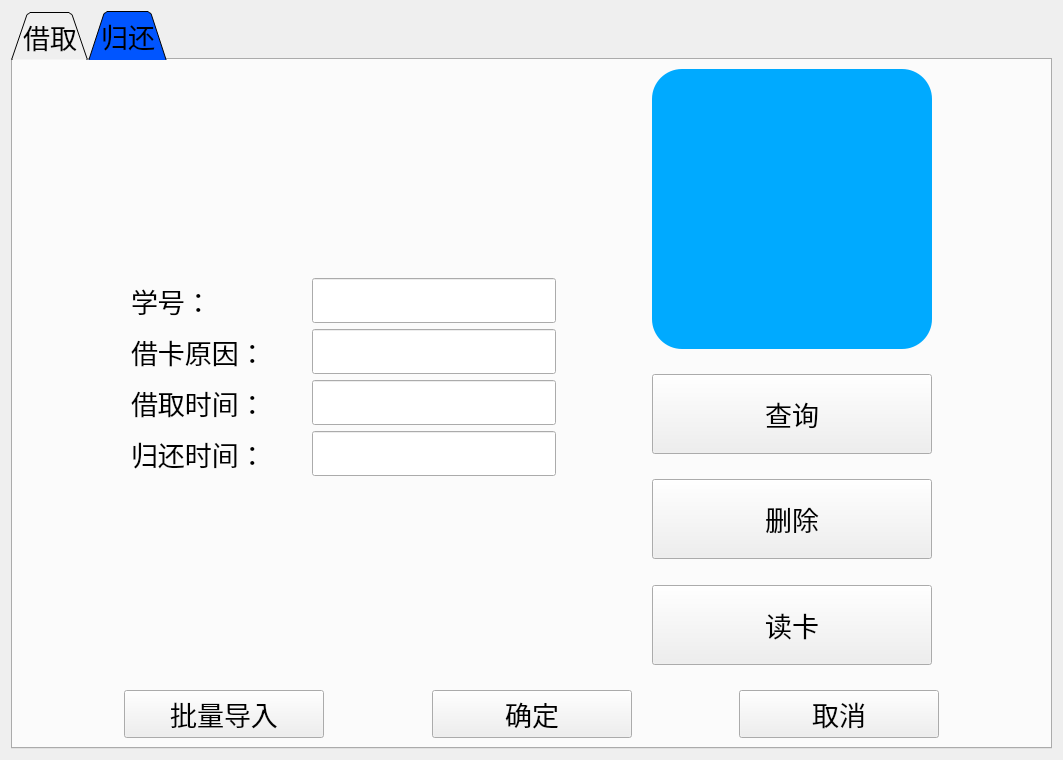
<?xml version="1.0" encoding="UTF-8"?>
<ui version="4.0">
 <class>ACCOUNT_CARD_BORROW_PAGE</class>
 <widget class="QFrame" name="ACCOUNT_CARD_BORROW_PAGE">
  <property name="geometry">
   <rect>
    <x>0</x>
    <y>0</y>
    <width>1063</width>
    <height>760</height>
   </rect>
  </property>
  <property name="windowTitle">
   <string>Frame</string>
  </property>
  <layout class="QHBoxLayout" name="horizontalLayout_12">
   <item>
    <widget class="QTabWidget" name="tabWidget">
     <property name="font">
      <font>
       <family>Agency FB</family>
       <pointsize>20</pointsize>
      </font>
     </property>
     <property name="styleSheet">
      <string notr="true">QTabBar::tab{background :rgb(240, 240, 240)}

QTabBar::tab:selected, QTabBar::tab:hover {
    background:  rgb(0, 85, 255)}</string>
     </property>
     <property name="tabShape">
      <enum>QTabWidget::Triangular</enum>
     </property>
     <property name="currentIndex">
      <number>1</number>
     </property>
     <property name="iconSize">
      <size>
       <width>48</width>
       <height>48</height>
      </size>
     </property>
     <widget class="QWidget" name="tab">
      <attribute name="icon">
       <iconset resource="icon.qrc">
        <normaloff>:/icon/access_close_exit_logout_sign_out_128px_1225473_easyicon.net.png</normaloff>:/icon/access_close_exit_logout_sign_out_128px_1225473_easyicon.net.png</iconset>
      </attribute>
      <attribute name="title">
       <string>借取</string>
      </attribute>
      <layout class="QHBoxLayout" name="horizontalLayout_13">
       <item>
        <layout class="QVBoxLayout" name="verticalLayout_3">
         <item>
          <layout class="QHBoxLayout" name="horizontalLayout_11">
           <item>
            <spacer name="horizontalSpacer_17">
             <property name="orientation">
              <enum>Qt::Horizontal</enum>
             </property>
             <property name="sizeHint" stdset="0">
              <size>
               <width>40</width>
               <height>20</height>
              </size>
             </property>
            </spacer>
           </item>
           <item>
            <layout class="QVBoxLayout" name="verticalLayout">
             <item>
              <layout class="QHBoxLayout" name="horizontalLayout_2">
               <item>
                <widget class="QLabel" name="label_10">
                 <property name="font">
                  <font>
                   <family>宋体</family>
                   <pointsize>20</pointsize>
                  </font>
                 </property>
                 <property name="text">
                  <string>姓名：</string>
                 </property>
                </widget>
               </item>
               <item>
                <spacer name="horizontalSpacer_10">
                 <property name="orientation">
                  <enum>Qt::Horizontal</enum>
                 </property>
                 <property name="sizeHint" stdset="0">
                  <size>
                   <width>40</width>
                   <height>20</height>
                  </size>
                 </property>
                </spacer>
               </item>
               <item>
                <widget class="QLineEdit" name="stu_name">
                 <property name="font">
                  <font>
                   <family>宋体</family>
                   <pointsize>20</pointsize>
                  </font>
                 </property>
                </widget>
               </item>
              </layout>
             </item>
             <item>
              <layout class="QHBoxLayout" name="horizontalLayout_3">
               <item>
                <widget class="QLabel" name="label_11">
                 <property name="font">
                  <font>
                   <family>宋体</family>
                   <pointsize>20</pointsize>
                  </font>
                 </property>
                 <property name="text">
                  <string>学号：</string>
                 </property>
                </widget>
               </item>
               <item>
                <spacer name="horizontalSpacer_11">
                 <property name="orientation">
                  <enum>Qt::Horizontal</enum>
                 </property>
                 <property name="sizeHint" stdset="0">
                  <size>
                   <width>40</width>
                   <height>20</height>
                  </size>
                 </property>
                </spacer>
               </item>
               <item>
                <widget class="QLineEdit" name="stu_ID">
                 <property name="font">
                  <font>
                   <family>宋体</family>
                   <pointsize>20</pointsize>
                  </font>
                 </property>
                </widget>
               </item>
              </layout>
             </item>
             <item>
              <layout class="QHBoxLayout" name="horizontalLayout_4">
               <item>
                <widget class="QLabel" name="label_26">
                 <property name="font">
                  <font>
                   <family>宋体</family>
                   <pointsize>20</pointsize>
                  </font>
                 </property>
                 <property name="text">
                  <string>学院：</string>
                 </property>
                </widget>
               </item>
               <item>
                <spacer name="horizontalSpacer_12">
                 <property name="orientation">
                  <enum>Qt::Horizontal</enum>
                 </property>
                 <property name="sizeHint" stdset="0">
                  <size>
                   <width>40</width>
                   <height>20</height>
                  </size>
                 </property>
                </spacer>
               </item>
               <item>
                <widget class="QLineEdit" name="stu_college">
                 <property name="font">
                  <font>
                   <family>宋体</family>
                   <pointsize>20</pointsize>
                  </font>
                 </property>
                </widget>
               </item>
              </layout>
             </item>
             <item>
              <layout class="QHBoxLayout" name="horizontalLayout_5">
               <item>
                <widget class="QLabel" name="label_12">
                 <property name="font">
                  <font>
                   <family>宋体</family>
                   <pointsize>20</pointsize>
                  </font>
                 </property>
                 <property name="text">
                  <string>班级：</string>
                 </property>
                </widget>
               </item>
               <item>
                <spacer name="horizontalSpacer_13">
                 <property name="orientation">
                  <enum>Qt::Horizontal</enum>
                 </property>
                 <property name="sizeHint" stdset="0">
                  <size>
                   <width>40</width>
                   <height>20</height>
                  </size>
                 </property>
                </spacer>
               </item>
               <item>
                <widget class="QLineEdit" name="stu_class">
                 <property name="font">
                  <font>
                   <family>宋体</family>
                   <pointsize>20</pointsize>
                  </font>
                 </property>
                </widget>
               </item>
              </layout>
             </item>
             <item>
              <layout class="QHBoxLayout" name="horizontalLayout_6">
               <item>
                <widget class="QLabel" name="label_13">
                 <property name="font">
                  <font>
                   <family>宋体</family>
                   <pointsize>20</pointsize>
                  </font>
                 </property>
                 <property name="text">
                  <string>性别：</string>
                 </property>
                </widget>
               </item>
               <item>
                <spacer name="horizontalSpacer_18">
                 <property name="orientation">
                  <enum>Qt::Horizontal</enum>
                 </property>
                 <property name="sizeHint" stdset="0">
                  <size>
                   <width>40</width>
                   <height>20</height>
                  </size>
                 </property>
                </spacer>
               </item>
               <item>
                <widget class="QLineEdit" name="stu_sex">
                 <property name="font">
                  <font>
                   <family>宋体</family>
                   <pointsize>20</pointsize>
                  </font>
                 </property>
                </widget>
               </item>
              </layout>
             </item>
             <item>
              <layout class="QHBoxLayout" name="horizontalLayout_7">
               <item>
                <widget class="QLabel" name="label_14">
                 <property name="font">
                  <font>
                   <family>宋体</family>
                   <pointsize>20</pointsize>
                  </font>
                 </property>
                 <property name="text">
                  <string>借卡原因：</string>
                 </property>
                </widget>
               </item>
               <item>
                <spacer name="horizontalSpacer_14">
                 <property name="orientation">
                  <enum>Qt::Horizontal</enum>
                 </property>
                 <property name="sizeHint" stdset="0">
                  <size>
                   <width>40</width>
                   <height>20</height>
                  </size>
                 </property>
                </spacer>
               </item>
               <item>
                <widget class="QLineEdit" name="reason">
                 <property name="font">
                  <font>
                   <family>宋体</family>
                   <pointsize>20</pointsize>
                  </font>
                 </property>
                </widget>
               </item>
              </layout>
             </item>
             <item>
              <layout class="QHBoxLayout" name="horizontalLayout_8">
               <item>
                <widget class="QLabel" name="label_15">
                 <property name="font">
                  <font>
                   <family>宋体</family>
                   <pointsize>20</pointsize>
                  </font>
                 </property>
                 <property name="text">
                  <string>借取时间：</string>
                 </property>
                </widget>
               </item>
               <item>
                <spacer name="horizontalSpacer_15">
                 <property name="orientation">
                  <enum>Qt::Horizontal</enum>
                 </property>
                 <property name="sizeHint" stdset="0">
                  <size>
                   <width>40</width>
                   <height>20</height>
                  </size>
                 </property>
                </spacer>
               </item>
               <item>
                <widget class="QLineEdit" name="borrow_time">
                 <property name="font">
                  <font>
                   <family>宋体</family>
                   <pointsize>20</pointsize>
                  </font>
                 </property>
                </widget>
               </item>
              </layout>
             </item>
            </layout>
           </item>
           <item>
            <spacer name="horizontalSpacer_19">
             <property name="orientation">
              <enum>Qt::Horizontal</enum>
             </property>
             <property name="sizeType">
              <enum>QSizePolicy::Preferred</enum>
             </property>
             <property name="sizeHint" stdset="0">
              <size>
               <width>100</width>
               <height>20</height>
              </size>
             </property>
            </spacer>
           </item>
           <item>
            <layout class="QVBoxLayout" name="verticalLayout_2">
             <item>
              <widget class="QLabel" name="label">
               <property name="minimumSize">
                <size>
                 <width>280</width>
                 <height>280</height>
                </size>
               </property>
               <property name="styleSheet">
                <string notr="true">background-color : rgb(0, 170, 255);
border-radius:30px;
padding:2px 4px;</string>
               </property>
               <property name="text">
                <string/>
               </property>
               <property name="pixmap">
                <pixmap resource="icon.qrc">:/icon/face_photo.png</pixmap>
               </property>
               <property name="alignment">
                <set>Qt::AlignCenter</set>
               </property>
              </widget>
             </item>
             <item>
              <spacer name="verticalSpacer_3">
               <property name="orientation">
                <enum>Qt::Vertical</enum>
               </property>
               <property name="sizeHint" stdset="0">
                <size>
                 <width>20</width>
                 <height>40</height>
                </size>
               </property>
              </spacer>
             </item>
             <item>
              <widget class="QPushButton" name="updateData">
               <property name="minimumSize">
                <size>
                 <width>200</width>
                 <height>80</height>
                </size>
               </property>
               <property name="font">
                <font>
                 <family>宋体</family>
                 <pointsize>20</pointsize>
                </font>
               </property>
               <property name="text">
                <string>修改</string>
               </property>
              </widget>
             </item>
             <item>
              <spacer name="verticalSpacer">
               <property name="orientation">
                <enum>Qt::Vertical</enum>
               </property>
               <property name="sizeHint" stdset="0">
                <size>
                 <width>20</width>
                 <height>40</height>
                </size>
               </property>
              </spacer>
             </item>
             <item>
              <widget class="QPushButton" name="searchButton">
               <property name="minimumSize">
                <size>
                 <width>200</width>
                 <height>80</height>
                </size>
               </property>
               <property name="font">
                <font>
                 <family>宋体</family>
                 <pointsize>20</pointsize>
                </font>
               </property>
               <property name="text">
                <string>查询</string>
               </property>
              </widget>
             </item>
             <item>
              <spacer name="verticalSpacer_2">
               <property name="orientation">
                <enum>Qt::Vertical</enum>
               </property>
               <property name="sizeHint" stdset="0">
                <size>
                 <width>20</width>
                 <height>40</height>
                </size>
               </property>
              </spacer>
             </item>
             <item>
              <widget class="QPushButton" name="readCardButton">
               <property name="minimumSize">
                <size>
                 <width>200</width>
                 <height>80</height>
                </size>
               </property>
               <property name="font">
                <font>
                 <family>宋体</family>
                 <pointsize>20</pointsize>
                </font>
               </property>
               <property name="text">
                <string>读卡</string>
               </property>
              </widget>
             </item>
             <item>
              <spacer name="verticalSpacer_4">
               <property name="orientation">
                <enum>Qt::Vertical</enum>
               </property>
               <property name="sizeHint" stdset="0">
                <size>
                 <width>20</width>
                 <height>40</height>
                </size>
               </property>
              </spacer>
             </item>
            </layout>
           </item>
           <item>
            <spacer name="horizontalSpacer_20">
             <property name="orientation">
              <enum>Qt::Horizontal</enum>
             </property>
             <property name="sizeHint" stdset="0">
              <size>
               <width>40</width>
               <height>20</height>
              </size>
             </property>
            </spacer>
           </item>
          </layout>
         </item>
         <item>
          <layout class="QHBoxLayout" name="horizontalLayout_10">
           <item>
            <spacer name="horizontalSpacer_7">
             <property name="orientation">
              <enum>Qt::Horizontal</enum>
             </property>
             <property name="sizeHint" stdset="0">
              <size>
               <width>40</width>
               <height>20</height>
              </size>
             </property>
            </spacer>
           </item>
           <item>
            <widget class="QPushButton" name="importButton">
             <property name="minimumSize">
              <size>
               <width>200</width>
               <height>0</height>
              </size>
             </property>
             <property name="font">
              <font>
               <family>宋体</family>
               <pointsize>20</pointsize>
              </font>
             </property>
             <property name="text">
              <string>批量导入</string>
             </property>
            </widget>
           </item>
           <item>
            <spacer name="horizontalSpacer_6">
             <property name="orientation">
              <enum>Qt::Horizontal</enum>
             </property>
             <property name="sizeHint" stdset="0">
              <size>
               <width>40</width>
               <height>20</height>
              </size>
             </property>
            </spacer>
           </item>
           <item>
            <widget class="QPushButton" name="okButton">
             <property name="minimumSize">
              <size>
               <width>200</width>
               <height>0</height>
              </size>
             </property>
             <property name="font">
              <font>
               <family>宋体</family>
               <pointsize>20</pointsize>
              </font>
             </property>
             <property name="text">
              <string>确定</string>
             </property>
            </widget>
           </item>
           <item>
            <spacer name="horizontalSpacer_8">
             <property name="orientation">
              <enum>Qt::Horizontal</enum>
             </property>
             <property name="sizeHint" stdset="0">
              <size>
               <width>40</width>
               <height>20</height>
              </size>
             </property>
            </spacer>
           </item>
           <item>
            <widget class="QPushButton" name="concelButton">
             <property name="minimumSize">
              <size>
               <width>200</width>
               <height>0</height>
              </size>
             </property>
             <property name="font">
              <font>
               <family>宋体</family>
               <pointsize>20</pointsize>
              </font>
             </property>
             <property name="text">
              <string>取消</string>
             </property>
            </widget>
           </item>
           <item>
            <spacer name="horizontalSpacer_9">
             <property name="orientation">
              <enum>Qt::Horizontal</enum>
             </property>
             <property name="sizeHint" stdset="0">
              <size>
               <width>40</width>
               <height>20</height>
              </size>
             </property>
            </spacer>
           </item>
          </layout>
         </item>
        </layout>
       </item>
      </layout>
     </widget>
     <widget class="QWidget" name="tab_2">
      <attribute name="icon">
       <iconset resource="icon.qrc">
        <normaloff>:/icon/access_enter_input_login_sign_in_128px_1225471_easyicon.net.png</normaloff>:/icon/access_enter_input_login_sign_in_128px_1225471_easyicon.net.png</iconset>
      </attribute>
      <attribute name="title">
       <string>归还</string>
      </attribute>
      <layout class="QHBoxLayout" name="horizontalLayout_14">
       <item>
        <layout class="QVBoxLayout" name="verticalLayout_7">
         <item>
          <layout class="QHBoxLayout" name="horizontalLayout">
           <item>
            <spacer name="horizontalSpacer_21">
             <property name="orientation">
              <enum>Qt::Horizontal</enum>
             </property>
             <property name="sizeHint" stdset="0">
              <size>
               <width>30</width>
               <height>603</height>
              </size>
             </property>
            </spacer>
           </item>
           <item>
            <layout class="QVBoxLayout" name="verticalLayout_5">
             <item>
              <spacer name="verticalSpacer_6">
               <property name="orientation">
                <enum>Qt::Vertical</enum>
               </property>
               <property name="sizeHint" stdset="0">
                <size>
                 <width>20</width>
                 <height>40</height>
                </size>
               </property>
              </spacer>
             </item>
             <item>
              <layout class="QVBoxLayout" name="verticalLayout_4">
               <item>
                <layout class="QHBoxLayout" name="horizontalLayout_16">
                 <item>
                  <widget class="QLabel" name="label_18">
                   <property name="font">
                    <font>
                     <family>宋体</family>
                     <pointsize>20</pointsize>
                    </font>
                   </property>
                   <property name="text">
                    <string>学号：</string>
                   </property>
                  </widget>
                 </item>
                 <item>
                  <spacer name="horizontalSpacer_23">
                   <property name="orientation">
                    <enum>Qt::Horizontal</enum>
                   </property>
                   <property name="sizeHint" stdset="0">
                    <size>
                     <width>40</width>
                     <height>20</height>
                    </size>
                   </property>
                  </spacer>
                 </item>
                 <item>
                  <widget class="QLineEdit" name="stu_ID_2">
                   <property name="font">
                    <font>
                     <family>宋体</family>
                     <pointsize>20</pointsize>
                    </font>
                   </property>
                  </widget>
                 </item>
                </layout>
               </item>
               <item>
                <layout class="QHBoxLayout" name="horizontalLayout_20">
                 <item>
                  <widget class="QLabel" name="label_21">
                   <property name="font">
                    <font>
                     <family>宋体</family>
                     <pointsize>20</pointsize>
                    </font>
                   </property>
                   <property name="text">
                    <string>借卡原因：</string>
                   </property>
                  </widget>
                 </item>
                 <item>
                  <spacer name="horizontalSpacer_27">
                   <property name="orientation">
                    <enum>Qt::Horizontal</enum>
                   </property>
                   <property name="sizeHint" stdset="0">
                    <size>
                     <width>40</width>
                     <height>20</height>
                    </size>
                   </property>
                  </spacer>
                 </item>
                 <item>
                  <widget class="QLineEdit" name="reason_2">
                   <property name="font">
                    <font>
                     <family>宋体</family>
                     <pointsize>20</pointsize>
                    </font>
                   </property>
                  </widget>
                 </item>
                </layout>
               </item>
               <item>
                <layout class="QHBoxLayout" name="horizontalLayout_21">
                 <item>
                  <widget class="QLabel" name="label_22">
                   <property name="font">
                    <font>
                     <family>宋体</family>
                     <pointsize>20</pointsize>
                    </font>
                   </property>
                   <property name="text">
                    <string>借取时间：</string>
                   </property>
                  </widget>
                 </item>
                 <item>
                  <spacer name="horizontalSpacer_28">
                   <property name="orientation">
                    <enum>Qt::Horizontal</enum>
                   </property>
                   <property name="sizeHint" stdset="0">
                    <size>
                     <width>40</width>
                     <height>20</height>
                    </size>
                   </property>
                  </spacer>
                 </item>
                 <item>
                  <widget class="QLineEdit" name="borrow_time_2">
                   <property name="font">
                    <font>
                     <family>宋体</family>
                     <pointsize>20</pointsize>
                    </font>
                   </property>
                  </widget>
                 </item>
                </layout>
               </item>
               <item>
                <layout class="QHBoxLayout" name="horizontalLayout_22">
                 <item>
                  <widget class="QLabel" name="label_23">
                   <property name="font">
                    <font>
                     <family>宋体</family>
                     <pointsize>20</pointsize>
                    </font>
                   </property>
                   <property name="text">
                    <string>归还时间：</string>
                   </property>
                  </widget>
                 </item>
                 <item>
                  <spacer name="horizontalSpacer_29">
                   <property name="orientation">
                    <enum>Qt::Horizontal</enum>
                   </property>
                   <property name="sizeHint" stdset="0">
                    <size>
                     <width>40</width>
                     <height>20</height>
                    </size>
                   </property>
                  </spacer>
                 </item>
                 <item>
                  <widget class="QLineEdit" name="return_time_2">
                   <property name="font">
                    <font>
                     <family>宋体</family>
                     <pointsize>20</pointsize>
                    </font>
                   </property>
                  </widget>
                 </item>
                </layout>
               </item>
              </layout>
             </item>
             <item>
              <spacer name="verticalSpacer_9">
               <property name="orientation">
                <enum>Qt::Vertical</enum>
               </property>
               <property name="sizeHint" stdset="0">
                <size>
                 <width>20</width>
                 <height>40</height>
                </size>
               </property>
              </spacer>
             </item>
            </layout>
           </item>
           <item>
            <spacer name="horizontalSpacer_30">
             <property name="orientation">
              <enum>Qt::Horizontal</enum>
             </property>
             <property name="sizeType">
              <enum>QSizePolicy::Preferred</enum>
             </property>
             <property name="sizeHint" stdset="0">
              <size>
               <width>90</width>
               <height>238</height>
              </size>
             </property>
            </spacer>
           </item>
           <item>
            <layout class="QVBoxLayout" name="verticalLayout_6">
             <item>
              <widget class="QLabel" name="label_2">
               <property name="minimumSize">
                <size>
                 <width>280</width>
                 <height>280</height>
                </size>
               </property>
               <property name="styleSheet">
                <string notr="true">background-color : rgb(0, 170, 255);
border-radius:30px;
padding:2px 4px;</string>
               </property>
               <property name="text">
                <string/>
               </property>
               <property name="pixmap">
                <pixmap resource="icon.qrc">:/icon/face_photo.png</pixmap>
               </property>
               <property name="alignment">
                <set>Qt::AlignCenter</set>
               </property>
              </widget>
             </item>
             <item>
              <spacer name="verticalSpacer_5">
               <property name="orientation">
                <enum>Qt::Vertical</enum>
               </property>
               <property name="sizeHint" stdset="0">
                <size>
                 <width>20</width>
                 <height>40</height>
                </size>
               </property>
              </spacer>
             </item>
             <item>
              <widget class="QPushButton" name="searchButton_2">
               <property name="minimumSize">
                <size>
                 <width>200</width>
                 <height>80</height>
                </size>
               </property>
               <property name="font">
                <font>
                 <family>宋体</family>
                 <pointsize>20</pointsize>
                </font>
               </property>
               <property name="text">
                <string>查询</string>
               </property>
              </widget>
             </item>
             <item>
              <spacer name="verticalSpacer_7">
               <property name="orientation">
                <enum>Qt::Vertical</enum>
               </property>
               <property name="sizeHint" stdset="0">
                <size>
                 <width>20</width>
                 <height>40</height>
                </size>
               </property>
              </spacer>
             </item>
             <item>
              <widget class="QPushButton" name="searchButton_3">
               <property name="minimumSize">
                <size>
                 <width>200</width>
                 <height>80</height>
                </size>
               </property>
               <property name="font">
                <font>
                 <family>宋体</family>
                 <pointsize>20</pointsize>
                </font>
               </property>
               <property name="text">
                <string>删除</string>
               </property>
              </widget>
             </item>
             <item>
              <spacer name="verticalSpacer_10">
               <property name="orientation">
                <enum>Qt::Vertical</enum>
               </property>
               <property name="sizeHint" stdset="0">
                <size>
                 <width>20</width>
                 <height>40</height>
                </size>
               </property>
              </spacer>
             </item>
             <item>
              <widget class="QPushButton" name="readCardButton_2">
               <property name="minimumSize">
                <size>
                 <width>200</width>
                 <height>80</height>
                </size>
               </property>
               <property name="font">
                <font>
                 <family>宋体</family>
                 <pointsize>20</pointsize>
                </font>
               </property>
               <property name="text">
                <string>读卡</string>
               </property>
              </widget>
             </item>
             <item>
              <spacer name="verticalSpacer_8">
               <property name="orientation">
                <enum>Qt::Vertical</enum>
               </property>
               <property name="sizeHint" stdset="0">
                <size>
                 <width>20</width>
                 <height>40</height>
                </size>
               </property>
              </spacer>
             </item>
            </layout>
           </item>
           <item>
            <spacer name="horizontalSpacer_31">
             <property name="orientation">
              <enum>Qt::Horizontal</enum>
             </property>
             <property name="sizeHint" stdset="0">
              <size>
               <width>40</width>
               <height>20</height>
              </size>
             </property>
            </spacer>
           </item>
          </layout>
         </item>
         <item>
          <layout class="QHBoxLayout" name="horizontalLayout_24">
           <item>
            <spacer name="horizontalSpacer_33">
             <property name="orientation">
              <enum>Qt::Horizontal</enum>
             </property>
             <property name="sizeHint" stdset="0">
              <size>
               <width>40</width>
               <height>20</height>
              </size>
             </property>
            </spacer>
           </item>
           <item>
            <widget class="QPushButton" name="importButton_2">
             <property name="minimumSize">
              <size>
               <width>200</width>
               <height>0</height>
              </size>
             </property>
             <property name="font">
              <font>
               <family>宋体</family>
               <pointsize>20</pointsize>
              </font>
             </property>
             <property name="text">
              <string>批量导入</string>
             </property>
            </widget>
           </item>
           <item>
            <spacer name="horizontalSpacer_34">
             <property name="orientation">
              <enum>Qt::Horizontal</enum>
             </property>
             <property name="sizeHint" stdset="0">
              <size>
               <width>40</width>
               <height>20</height>
              </size>
             </property>
            </spacer>
           </item>
           <item>
            <widget class="QPushButton" name="okButton_2">
             <property name="minimumSize">
              <size>
               <width>200</width>
               <height>0</height>
              </size>
             </property>
             <property name="font">
              <font>
               <family>宋体</family>
               <pointsize>20</pointsize>
              </font>
             </property>
             <property name="text">
              <string>确定</string>
             </property>
            </widget>
           </item>
           <item>
            <spacer name="horizontalSpacer_35">
             <property name="orientation">
              <enum>Qt::Horizontal</enum>
             </property>
             <property name="sizeHint" stdset="0">
              <size>
               <width>40</width>
               <height>20</height>
              </size>
             </property>
            </spacer>
           </item>
           <item>
            <widget class="QPushButton" name="concelButton_2">
             <property name="minimumSize">
              <size>
               <width>200</width>
               <height>0</height>
              </size>
             </property>
             <property name="font">
              <font>
               <family>宋体</family>
               <pointsize>20</pointsize>
              </font>
             </property>
             <property name="text">
              <string>取消</string>
             </property>
            </widget>
           </item>
           <item>
            <spacer name="horizontalSpacer_36">
             <property name="orientation">
              <enum>Qt::Horizontal</enum>
             </property>
             <property name="sizeHint" stdset="0">
              <size>
               <width>40</width>
               <height>20</height>
              </size>
             </property>
            </spacer>
           </item>
          </layout>
         </item>
        </layout>
       </item>
      </layout>
     </widget>
    </widget>
   </item>
  </layout>
 </widget>
 <resources>
  <include location="icon.qrc"/>
 </resources>
 <connections/>
</ui>
